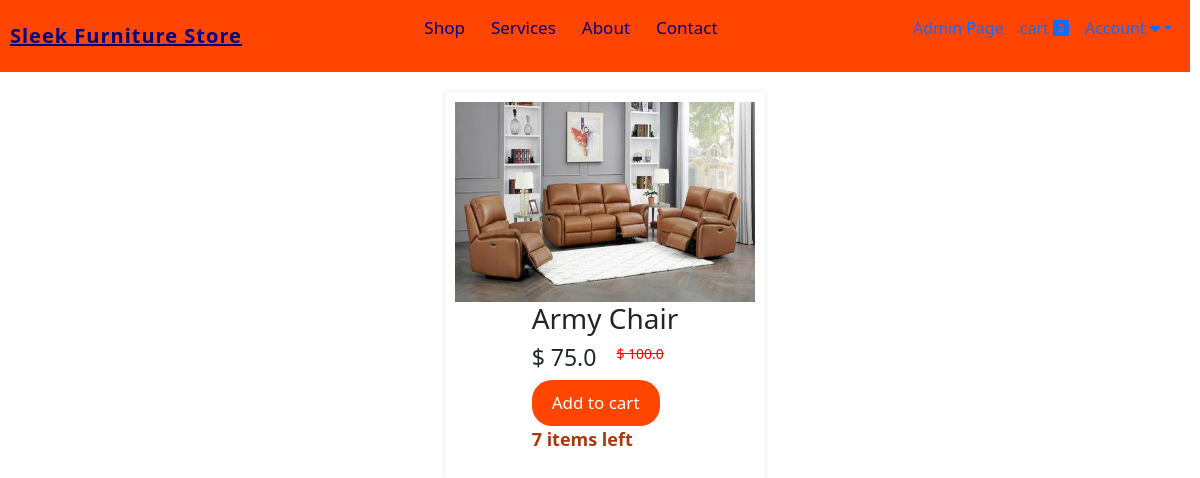
The page /product/1 (signed in) on the database as committed earlier.
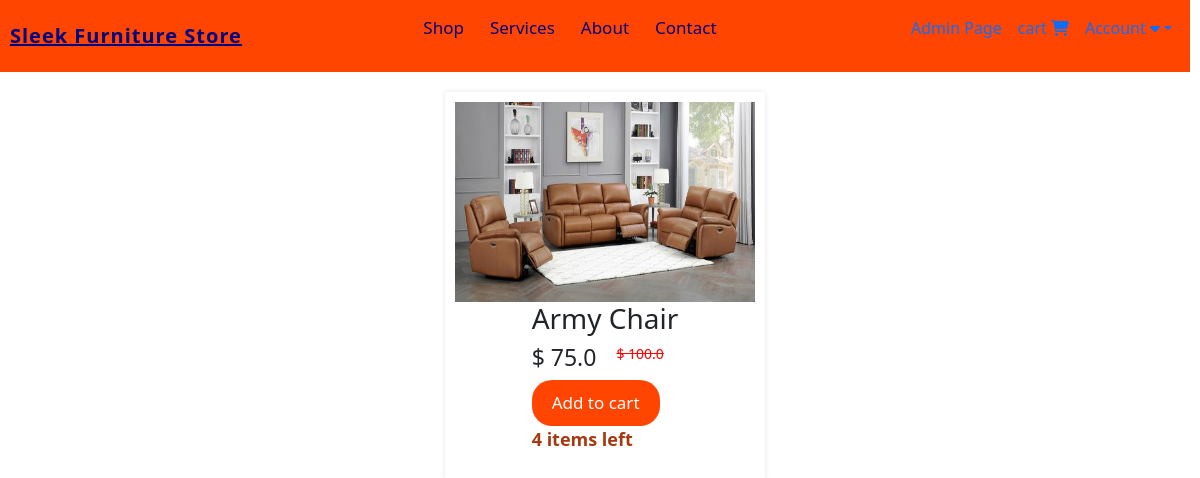
The same page on the database as committed later.
### website/models.py (models this page shows, shortened)
class Product(db.Model):
    id = db.Column(db.Integer, primary_key=True)
    product_name = db.Column(db.String(100), nullable=False)
    current_price = db.Column(db.Float, nullable=False)
    previous_price = db.Column(db.Float, nullable=False)
    in_stock = db.Column(db.Integer, nullable=False)
    product_picture = db.Column(db.String(1000), nullable=False)
    flash_sale = db.Column(db.Boolean, default=False)
    date_added = db.Column(db.DateTime(), default=datetime.utcnow)
    carts = db.relationship('Cart', backref='product', cascade='all, delete-orphan')
    orders = db.relationship('Order', backref='product', cascade='all, delete-orphan')

### website/views.py (the view)
@views.route('/product/<int:item_id>', methods=['GET'])
def product(item_id):
    item = Product.query.get(item_id)
    return render_template('product.html', item=item, cart=Cart.query.filter_by(customer_link=current_user.id).all()
                           if current_user.is_authenticated else [])

### website/__init__.py (called while the page is built)
def create_app():
    app = Flask(__name__)
    app.config['SECRET_KEY'] = 'Marymutiso' #For encrypting session data for auth etc.
    app.config['SQLALCHEMY_DATABASE_URI'] = f'sqlite:///{DB_NAME}'
    db.init_app(app)
    @app.errorhandler(404)
    def page_not_found(error):
        return render_template('404.html'), 404
    login_manager = LoginManager()
    login_manager.init_app(app)
    login_manager.login_view = 'auth.login'
    @login_manager.user_loader
    def load_user(id):
        return Customer.query.get(int(id))
    from .views import views
    from .auth import auth
    from .admin import admin
    from .models import Customer, Product, Cart, Order
    app.register_blueprint(views, url_prefix='/')
    app.register_blueprint(auth, url_prefix='/')
    app.register_blueprint(admin, url_prefix='/')
    return app

### website/templates/product.html (shortened to what this page needs)
{% extends 'base.html' %}
{% block content %}
<div class="homediv-container">
    <div class="home-products">
        <div class="product">
            <img class="displayimg" src="/media/leatherrecliner.jpg" alt="">
            <div class="product-details">
                <h3>{{ item.product_name }}</h3>
                <div class="price">
                    <h5>$ {{ item.current_price }}</h5>
                    <strike><p>$ {{ item.previous_price }}</p></strike>
                </div>
                <div class="actions">
                    <button><a href="/add-to-cart/{{ item.id }}">Add to cart</a></button>
                    <p style="color: rgb(167, 57, 17); font-weight: 600; font-size: 18px;">{{ item.in_stock }} items left</p>
                </div>
            </div>
        </div>
    </div>
</div>
{% endblock %}

Rows that differ between the two databases and show on the page:
changed Product "Army Chair": in_stock "7" → "4"
